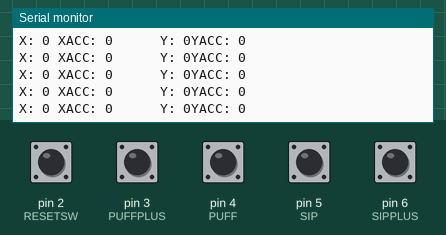
This sketch was run on a simulated Arduino Leonardo, built with avr-gcc and run on an emulated ATmega32U4. Shown: the last lines printed to the serial monitor. The test bench sets the inputs (shaded band); at power-on: pin 2 (RESETSW), pin 3 (PUFFPLUS), pin 4 (PUFF), pin 5 (SIP), pin 6 (SIPPLUS) HIGH. USB keyboard and mouse output is not drawn.

Above: at 1.2 s.
1.3 s: pin 3 (PUFFPLUS) pulled LOW for 0.15 s
At 1.35 s:
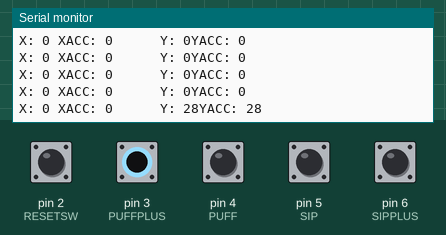
2.9 s: pin 4 (PUFF) pulled LOW for 0.15 s
At 2.96 s:
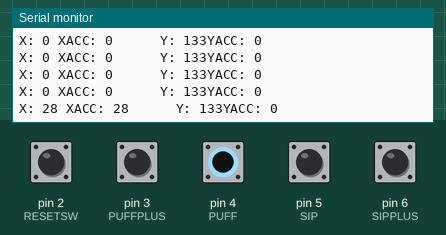
4.5 s: pin 5 (SIP) pulled LOW for 0.15 s
At 4.52 s:
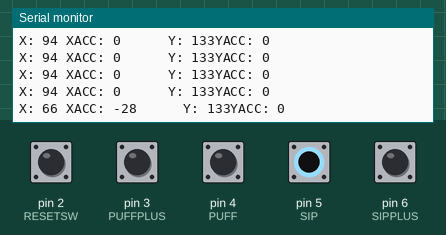
6.1 s: pin 6 (SIPPLUS) pulled LOW for 0.15 s
At 6.13 s:
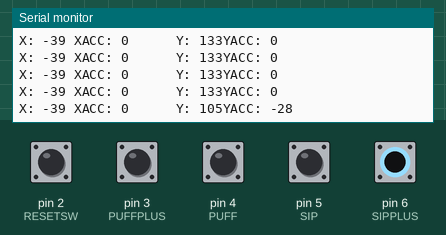
7.7 s: pin 3 (PUFFPLUS) pulled LOW for 1 s
At 7.74 s:
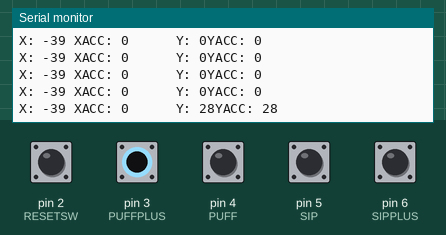
10.2 s: pin 4 (PUFF) pulled LOW for 1 s
At 10.22 s:
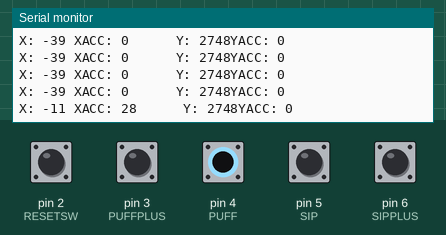
Timing chart, 0 to 13.2 s (numbered marks = the images above; inputs shaded):
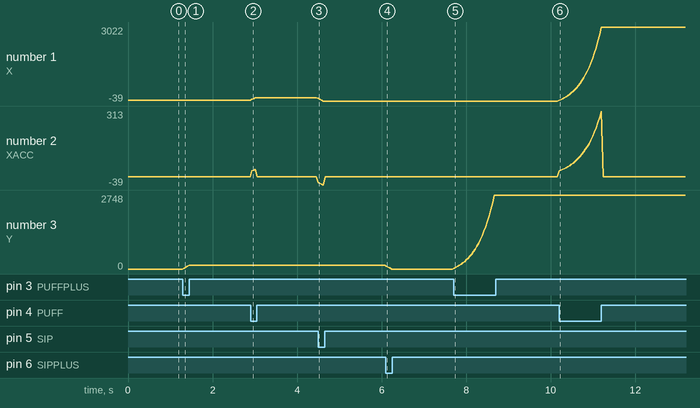

Measured:
- after the input at 1.3 s, the serial monitor: prints a new line at once (image 1)
- after the input at 2.9 s, the serial monitor: prints a new line at once (image 2)
- after the input at 4.5 s, the serial monitor: prints a new line at once (image 3)
- after the input at 6.1 s, the serial monitor: prints a new line at once (image 4)
- after the input at 7.7 s, the serial monitor: prints a new line at once (image 5)
- after the input at 10.2 s, the serial monitor: prints a new line at once (image 6)
- plotted number 1: 94 → -39 after the input at 4.5 s, -39 → 3022 after the input at 10.2 s
- plotted number 3: 0 → 133 after the input at 1.3 s, 0 → 2748 after the input at 7.7 s

The sketch:

SIPnPUFF.ino
```cpp
// Requires HID library from https://github.com/NicoHood/HID

#include <HID-Project.h>
#include <HID-Settings.h>

// IO Pins for each action
#define SIP 5
#define PUFF 4
#define SIPPLUS 6
#define PUFFPLUS 3
#define RESETSW 2

// Somewhat sane limits and rates
#define MAXACCEL 1000
#define MAXDECEL -1000
#define ACCELRATE 1.1

// State
long XAXIS = 0;
long XACCEL = 0;
long YAXIS = 0;
long YACCEL = 0;

void setup() {
  pinMode(SIP, INPUT_PULLUP);
  pinMode(PUFF, INPUT_PULLUP);
  pinMode(SIPPLUS, INPUT_PULLUP);
  pinMode(PUFFPLUS, INPUT_PULLUP);
  pinMode(RESETSW, INPUT_PULLUP);

  delay(10);  // Give this transition time to "settle"
  // Get the initial state of the Opto-isolator outputs
  digitalRead(SIP);
  digitalRead(PUFF);
  digitalRead(SIPPLUS);
  digitalRead(PUFFPLUS);
  Serial.begin(9600);
  Gamepad.begin();
}

void loop() {
  // Process X Axis (Sip and Puff) Acceleration
  if (digitalRead(SIP) && digitalRead(PUFF))
    XACCEL = 0;
  if (!digitalRead(SIP)) {
    if (XACCEL == 0) { XACCEL = -25;}
    XACCEL = floor(XACCEL * ACCELRATE);
    XACCEL = max(MAXDECEL, XACCEL);
  }
  if (!digitalRead(PUFF)) {
    if (XACCEL == 0) { XACCEL = 25; }
    XACCEL = ceil(XACCEL * ACCELRATE);
    XACCEL = min(MAXACCEL, XACCEL);
  }

  // Process Y Axis (Sip Plus and Puff Plus) Acceleration
  if (digitalRead(SIPPLUS) && digitalRead(PUFFPLUS))
    YACCEL = 0;
  if (!digitalRead(SIPPLUS)) {
    if (YACCEL == 0) { YACCEL = -25; }
    YACCEL = floor(YACCEL * ACCELRATE);
    YACCEL = max(MAXDECEL, YACCEL);
  }
  if (!digitalRead(PUFFPLUS)) {
    if (YACCEL == 0) { YACCEL = 25; }
    YACCEL = ceil(YACCEL * ACCELRATE);
    YACCEL = min(MAXACCEL, YACCEL);
  }

  // Update Axis state
  XAXIS += XACCEL;
  // Make sure not to overflow USB Gamepad Axis
  if (XAXIS >= 0) { XAXIS = min(32766, XAXIS);}
  else { XAXIS = max(-32766, XAXIS); }
    YAXIS += YACCEL;
  // Make sure not to overflow USB Gamepad Axis
  if (YAXIS >= 0) { YAXIS = min(32766, YAXIS);}
  else { YAXIS = max(-32766, YAXIS); }
  // Move x/y Axis to a new position (16bit)

  //Handel Reset Switch
  if (!digitalRead(RESETSW)) {
    XACCEL = 0;
    YACCEL = 0;
    XAXIS = 0;
    YAXIS = 0;
    return;
  }
  // Set position for USB Host
  Gamepad.xAxis(XAXIS);
  Gamepad.yAxis(YAXIS);

  // Functions above only set the values.
  // This writes the report to the host.
  Gamepad.write();

  // USB Serial debugging
  Serial.print("X: ");
  Serial.print(XAXIS);
  Serial.print(" XACC: ");
  Serial.print(XACCEL);
  Serial.print("      Y: ");
  Serial.print(YAXIS);
  Serial.print("YACC: ");
  Serial.println(YACCEL);

  delay(40); // Could perhaps do without delay, but then acceleration rate value may need to be too low.
}
```
